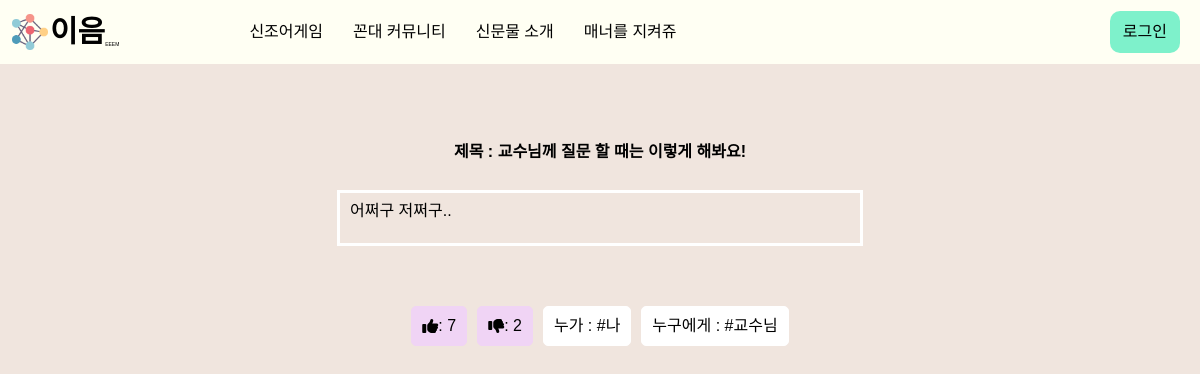
Before: /manner/detail/1 with the older database file.
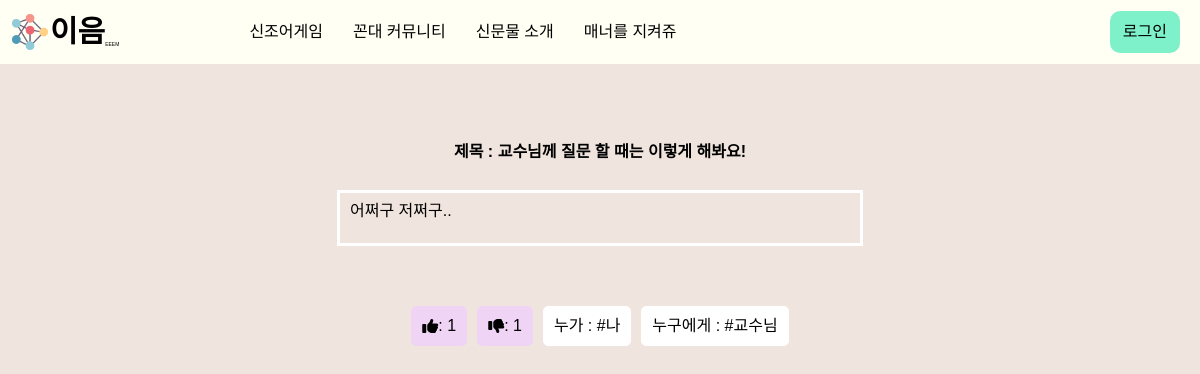
After: the same page with the newer database file.
### main/models.py (models this page shows)
class manner(models.Model):
    text = models.CharField(max_length=20)
    like = models.IntegerField()
    dis_like = models.IntegerField()
    hashtag_me = models.CharField(max_length=20)
    hashtag_you = models.CharField(max_length=20)
    hashtag_situation = models.CharField(max_length=500)

### main/views.py (the view)
# urls.py: path('manner/detail/<str:id>', views.mannersDetail, name='mannersDetail'),
def mannersDetail(request, id):
    manner_detail = get_object_or_404(manner, pk=id)
    return render(request, "mannersDetail.html", {'mannersdetail': manner_detail})

### main/templates/mannersDetail.html (shortened to what this page needs)
{% extends 'base.html' %}{% load static %} {% block content %}
<link rel="stylesheet" href='{% static "css/mannersDetail.css" %}'>
<body>
  <div class="mannersDetail__box">
    <h3>제목 : {{mannersdetail.text}}</h3>
    <div class="mannersDetail__box--situation">
      <p>{{mannersdetail.hashtag_situation}}</p>
    </div>
    <div class="mannersDetail__box--tag">
      <button onclick="location.href = '{% url 'mannerLikeUp' mannersdetail.id %}'"><i class="fas fa-thumbs-up"></i> : {{mannersdetail.like}}</button>
      <button onclick="location.href = '{% url 'mannerDisLikeUp' mannersdetail.id %}'"><i class="fas fa-thumbs-down"></i> : {{mannersdetail.dis_like}}</button>
      <span>누가 : {{mannersdetail.hashtag_me}}</span>
      <span>누구에게 : {{mannersdetail.hashtag_you}}</span>
    </div>
  </div>
</body>
</html>
{% endblock %}

Changed rows visible on the page:
changed manner "교수님께 질문 할 때는 이렇게 해봐요!": like "7" → "1"; dis_like "2" → "1"
